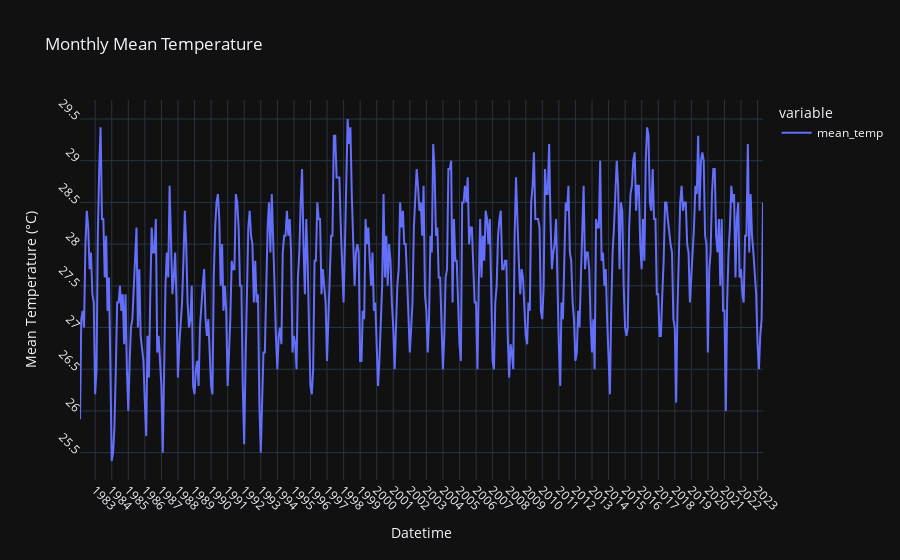

Notebook code for this chart:
### Markdown cell above
#### Data Visualisation

### Code cell
df_monthly_mean_temp = df['mean_temp'].resample('M').mean()  # resample to monthly mean
df_yearly_mean_temp = df['mean_temp'].resample('Y').mean()  # resample to yearly mean

# print(df_monthly_mean_temp)
# print(df_yearly_mean_temp)

# line plot for mean temperature
fig_monthly_mean_temp = px.line(df_monthly_mean_temp, labels={df_monthly_mean_temp.index.name: 'Datetime', 'value': 'Mean Temperature (°C)'}, title='Monthly Mean Temperature')
fig_monthly_mean_temp.update_xaxes(dtick='M12', tickangle=45)
fig_monthly_mean_temp.update_yaxes(dtick=0.5, tickangle=45)
fig_monthly_mean_temp.update_traces(hovertemplate='Datetime: %{x}<br>Mean Temperature: %{y}°C')
fig_monthly_mean_temp.show()

# monthly_total_rainfall = df['total_rainfall'].resample('M').mean()  # resample to monthly mean
# yearly_total_rainfall = df['total_rainfall'].resample('Y').mean()  # resample to yearly mean

# print(monthly_total_rainfall)
# print(yearly_total_rainfall)

# bar plot for total rainfall
# fig_monthly_total_rainfall = px.line(monthly_total_rainfall, labels={df.index.name: 'Month', 'value': 'Total Rainfall (mm)'},
#              title='Monthly Total Rainfall')
# fig_monthly_total_rainfall.update_traces(hovertemplate='Month: %{x}<br>Total Rainfall: %{y}mm')
# fig_monthly_total_rainfall.show()

# fig_yearly_total_rainfall = px.line(yearly_total_rainfall, labels={df.index.name: 'Year', 'value': 'Total Rainfall (mm)'},
#              title='Yearly Total Rainfall')
# fig_yearly_total_rainfall.update_traces(hovertemplate='Year: %{x}<br>Total Rainfall: %{y}mm')
# fig_yearly_total_rainfall.show()

# multivariable line plot
# df_reset = df.reset_index()
# df_reset['datetime'] = df_reset['datetime'].astype(int)
# melted_df = df_reset.melt(id_vars='datetime', var_name='variable')
# fig_combined = go.Figure()
# for variable in melted_df['variable'].unique():
#     variable_data = melted_df[melted_df['variable'] == variable]
#     fig_combined.add_trace(go.Scatter(
#         x=variable_data['datetime'],
#         y=variable_data['value'],
#         name=variable
#     ))
# fig_combined.update_layout(
#     xaxis=dict(
#         title='Time',
#         tickmode='array',
#         tickvals=df_reset['datetime'],
#         ticktext=df.index.strftime('%Y-%m')
#     ), yaxis=dict(
#         title='Value'
#     ), title='Multiple Variables over Time'
# )
# fig_combined.show()

### Figure 1 — Plotly figure (JSON) as saved in the notebook; plotly's stock layout.template omitted (floating-point values rounded to 4 significant figures; data arrays with more than 128 entries replaced by an {"elided": "..."} marker saying what was removed)
{"data": [{"hovertemplate": "Datetime: %{x}<br>Mean Temperature: %{y}°C", "legendgroup": "mean_temp", "line": {"color": "#636efa", "dash": "solid"}, "marker": {"symbol": "circle"}, "mode": "lines", "name": "mean_temp", "orientation": "v", "showlegend": true, "x": {"elided": "496 str values"}, "xaxis": "x", "y": {"elided": "496 float values"}, "yaxis": "y", "type": "scatter"}], "layout": {"xaxis": {"anchor": "y", "domain": [0.0, 1.0], "title": {"text": "Datetime"}, "dtick": "M12", "tickangle": 45}, "yaxis": {"anchor": "x", "domain": [0.0, 1.0], "title": {"text": "Mean Temperature (°C)"}, "dtick": 0.5, "tickangle": 45}, "legend": {"title": {"text": "variable"}, "tracegroupgap": 0}, "title": {"text": "Monthly Mean Temperature"}}}
